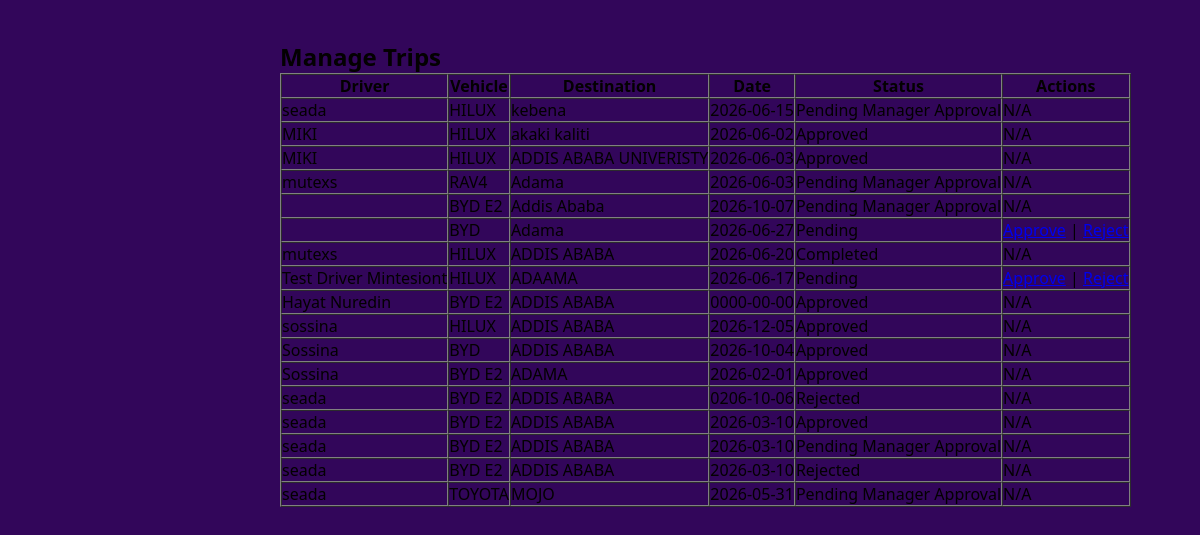
Page /dashboard/Manager/manage_trips.php (signed in) on the committed database.
### tables this page shows
CREATE TABLE `trips` (
  `id` int(11) NOT NULL,
  `vehicle_id` int(11) DEFAULT NULL,
  `driver` varchar(100) DEFAULT NULL,
  `destination` varchar(200) DEFAULT NULL,
  `trip_date` date DEFAULT NULL,
  `status` varchar(50) DEFAULT NULL,
  `created_at` timestamp NOT NULL DEFAULT current_timestamp(),
  `staff` varchar(100) DEFAULT NULL
);

CREATE TABLE `vehicles` (
  `id` int(11) NOT NULL,
  `vehicle_name` varchar(100) DEFAULT NULL,
  `plate_number` varchar(50) DEFAULT NULL,
  `driver` varchar(100) DEFAULT NULL,
  `status` varchar(50) DEFAULT NULL,
  `service` text DEFAULT '',
  `service_date` date DEFAULT NULL,
  `location` varchar(255) DEFAULT '',
  `lat` double DEFAULT 9.03,
  `lng` double DEFAULT 38.74
);

### dashboard/Manager/manage_trips.php (the view, shortened to what this page needs)
<?php
require_once __DIR__ . '/../../config/db.php';
$result = mysqli_query(
    $conn,
    "SELECT trips.*, vehicles.vehicle_name
     FROM trips
     LEFT JOIN vehicles ON trips.vehicle_id = vehicles.id
     ORDER BY trips.created_at DESC"
);
?>
<!DOCTYPE html>
<html>
<head>
<link rel="stylesheet" href="../assets/css/dashboard.css">
</head>
<body>
<div class="main">
<h2>Manage Trips</h2>
<table border="1" cellspacing="0" cellpadding="10">
<tr>
<th>Driver</th>
<th>Vehicle</th>
<th>Destination</th>
<th>Date</th>
<th>Status</th>
<th>Actions</th>
</tr>
<?php while($t = mysqli_fetch_assoc($result)): ?>
<tr>
<td><?php echo $t['driver']; ?></td>
<td><?php echo $t['vehicle_name']; ?></td>
<td><?php echo $t['destination']; ?></td>
<td><?php echo $t['trip_date']; ?></td>
<td>
<span class="status <?php echo strtolower($t['status']); ?>">
    <?php echo $t['status']; ?>
</span>
</td>
<td>
<?php if($t['status'] == "Pending"): ?>
    <a href="?approve=<?php echo $t['id']; ?>">Approve</a> |
    <a href="?reject=<?php echo $t['id']; ?>">Reject</a>
<?php else: ?>
    N/A
<?php endif; ?>
</td>
</tr>
<?php endwhile; ?>
</table>
</div>
</body>
</html>

### assets/css/dashboard.css (style rules this page uses)
* { margin:0; padding:0; box-sizing:border-box; font-family:'Segoe UI',sans-serif; }
body { background:#32065a; color:rgb(3, 1, 1); display:flex; }
.main { margin-left:240px; width:100%; padding:40px; }

### rows in the picture
trips: driver "seada", vehicle.vehicle_name "HILUX", destination "kebena", trip_date "2026-06-15", status "Pending Manager Approval", shows "N/A"
trips: driver "MIKI", vehicle.vehicle_name "HILUX", destination "akaki kaliti", trip_date "2026-06-02", status "Approved", shows "N/A"
trips: driver "MIKI", vehicle.vehicle_name "HILUX", destination "ADDIS ABABA UNIVERISTY", trip_date "2026-06-03", status "Approved", shows "N/A"
trips: driver "mutexs", vehicle.vehicle_name "RAV4", destination "Adama", trip_date "2026-06-03", status "Pending Manager Approval", shows "N/A"
trips: vehicle.vehicle_name "BYD E2", destination "Addis Ababa", trip_date "2026-10-07", status "Pending Manager Approval", shows "N/A"
trips: vehicle.vehicle_name "BYD", destination "Adama", trip_date "2026-06-27", status "Pending"
trips: driver "mutexs", vehicle.vehicle_name "HILUX", destination "ADDIS ABABA", trip_date "2026-06-20", status "Completed", shows "N/A"
trips: driver "Test Driver Mintesiont", vehicle.vehicle_name "HILUX", destination "ADAAMA", trip_date "2026-06-17", status "Pending"
trips: driver "Hayat Nuredin", vehicle.vehicle_name "BYD E2", destination "ADDIS ABABA", trip_date "0000-00-00", status "Approved", shows "N/A"
trips: driver "sossina", vehicle.vehicle_name "HILUX", destination "ADDIS ABABA", trip_date "2026-12-05", status "Approved", shows "N/A"
trips: driver "Sossina", vehicle.vehicle_name "BYD", destination "ADDIS ABABA", trip_date "2026-10-04", status "Approved", shows "N/A"
trips: driver "Sossina", vehicle.vehicle_name "BYD E2", destination "ADAMA", trip_date "2026-02-01", status "Approved", shows "N/A"
trips: driver "seada", vehicle.vehicle_name "BYD E2", destination "ADDIS ABABA", trip_date "0206-10-06", status "Rejected", shows "N/A"
trips: driver "seada", vehicle.vehicle_name "BYD E2", destination "ADDIS ABABA", trip_date "2026-03-10", status "Approved", shows "N/A"
trips: driver "seada", vehicle.vehicle_name "BYD E2", destination "ADDIS ABABA", trip_date "2026-03-10", status "Pending Manager Approval", shows "N/A"
trips: driver "seada", vehicle.vehicle_name "BYD E2", destination "ADDIS ABABA", trip_date "2026-03-10", status "Rejected", shows "N/A"
trips: driver "seada", vehicle.vehicle_name "TOYOTA", destination "MOJO", trip_date "2026-05-31", status "Pending Manager Approval", shows "N/A"
